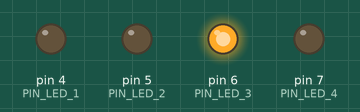
A sketch run on a simulated Arduino Uno, built with avr-gcc and run on an emulated ATmega328P. On the bench: output pins drawn as LEDs (lit = HIGH).

Above: at 0.5 s.
At 1.4 s:
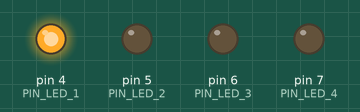
At 2.1 s:
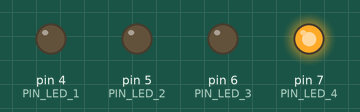
At 3.1 s:
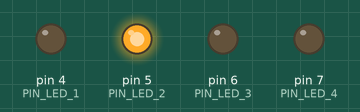
Timing chart, 0 to 3.4 s (numbered marks = the images above):
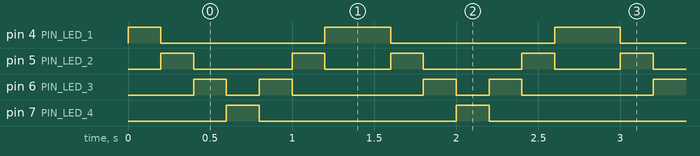

The sketch:

Ejercicio02-Ines.ino.ino
```cpp
#define PIN_LED_1 4
#define PIN_LED_2 5
#define PIN_LED_3 6
#define PIN_LED_4 7

void setup() {
  pinMode(PIN_LED_1, OUTPUT);
  pinMode(PIN_LED_2, OUTPUT);
  pinMode(PIN_LED_3, OUTPUT);
  pinMode(PIN_LED_4, OUTPUT);
}

void loop() {
  digitalWrite(PIN_LED_1, HIGH);
  digitalWrite(PIN_LED_2, LOW);
  digitalWrite(PIN_LED_3, LOW);
  digitalWrite(PIN_LED_4, LOW);
  delay(200);

  digitalWrite(PIN_LED_1, LOW);
  digitalWrite(PIN_LED_2, HIGH);
  digitalWrite(PIN_LED_3, LOW);
  digitalWrite(PIN_LED_4, LOW);
  delay(200);

  digitalWrite(PIN_LED_1, LOW);
  digitalWrite(PIN_LED_2, LOW);
  digitalWrite(PIN_LED_3, HIGH);
  digitalWrite(PIN_LED_4, LOW);
  delay(200);

  digitalWrite(PIN_LED_1, LOW);
  digitalWrite(PIN_LED_2, LOW);
  digitalWrite(PIN_LED_3, LOW);
  digitalWrite(PIN_LED_4, HIGH);
  delay(200);

    digitalWrite(PIN_LED_1, LOW);
  digitalWrite(PIN_LED_2, LOW);
  digitalWrite(PIN_LED_3, HIGH);
  digitalWrite(PIN_LED_4, LOW);
  delay(200);

  digitalWrite(PIN_LED_1, LOW);
  digitalWrite(PIN_LED_2, HIGH);
  digitalWrite(PIN_LED_3, LOW);
  digitalWrite(PIN_LED_4, LOW);
  delay(200);

  digitalWrite(PIN_LED_1, HIGH);
  digitalWrite(PIN_LED_2, LOW);
  digitalWrite(PIN_LED_3, LOW);
  digitalWrite(PIN_LED_4, LOW);
  delay(200);

}
```

Measured:
- by itself, pin 4 (PIN_LED_1): repeats every 1.4 s: LOW 1.0 s, HIGH 0.40 s
- by itself, pin 5 (PIN_LED_2): repeats every 1.4 s: LOW 0.60 s, HIGH 0.20 s, LOW 0.40 s, HIGH 0.20 s
- by itself, pin 6 (PIN_LED_3): repeats every 1.4 s: LOW 0.20 s, HIGH 0.20 s, LOW 0.80 s, HIGH 0.20 s
- by itself, pin 7 (PIN_LED_4): alternates HIGH for 0.20 s and LOW for 1.2 s
